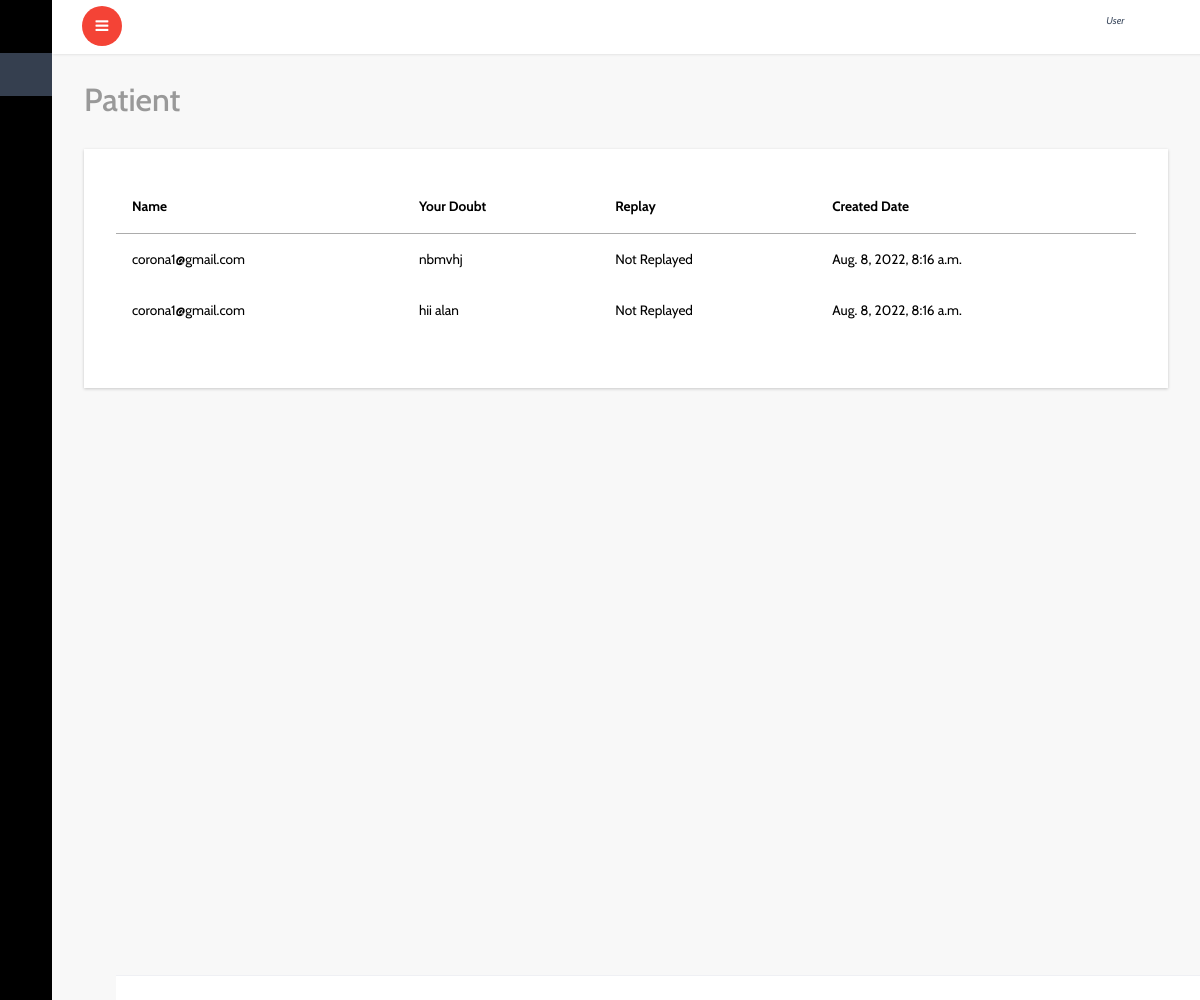
/patient/chat_replay_view/ (signed in), run on the app's committed database.
### patient/models.py (models this page shows, shortened)
class Chat(models.Model):
    user=models.ForeignKey(User,on_delete=models.CASCADE,blank=True,null=True)
    center=models.ForeignKey(Center,on_delete=models.CASCADE,blank=True,null=True)
    doubts=models.TextField()
    patient=models.ForeignKey(PatientStatus,on_delete=models.CASCADE,blank=True,null=True)
    doctor=models.ForeignKey(Doctor,on_delete=models.CASCADE,blank=True,null=True)
    replay=models.TextField(blank=True,null=True)
    created_date=models.DateTimeField(default=timezone.now)
    replay_date=models.DateTimeField(default=timezone.now)

### patient/views.py (the view)
# urls.py: path('chat_replay_view/',views.chat_replay_view,name='chat_replay_view'),
def chat_replay_view(request):
    c=Chat.objects.filter(user=request.user)
    return render(request,'patient/chat_replay_view.html',{'c':c})

### templates/patient/chat_replay_view.html
{% extends 'dashboard/index.html' %}
{% block content %}
{% if c %}
			<div id="page-wrapper">
				<div class="graphs">
					<h3 class="blank1">Patient </h3>
					 <div class="xs tabls">
						<div class="bs-example4" data-example-id="contextual-table">
                            <table class="table">
                                <thead><thead>
                                    <tr>
                                        <th>Name</th>
                                        <th>Your Doubt</th>
                                        <th>Replay</th>
                                        <th>Created Date</th>
                                      </tr>
                                  </thead>
                                  <tbody>
                                      {% for l in c %}
                                      <tr>
                                          <td>{{l.user}}</td>
                                          <td>{{l.doubts}}</td>
                                          {% if replay == None %}
                                          <td>Not Replayed</td>
                                          {% else %}
                                          <td>{{l.replay}}</td>
                                          {% endif %}
                                          <td>{{l.created_date}}</td>
                                      </tr>
                                      {% endfor %}
                                  </tbody>
                   </table>
                             {% else %}
                             <h2>No Data</h2>
                             {% endif %}
		{% endblock %}

### data on the page
Chat: user "corona1@gmail.com", doubts "nbmvhj", created_date "Aug. 8, 2022, 8:16 a.m."
Chat: user "corona1@gmail.com", doubts "hii alan", created_date "Aug. 8, 2022, 8:16 a.m."
